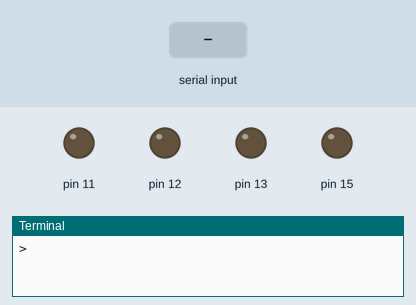
This program was run on a simulated Raspberry Pi (header pin numbers). Shown: output pins drawn as LEDs (lit = HIGH), the last lines printed to the terminal. The test bench sets the inputs (shaded band). The clock reads 2024-03-15 10:24:30 at power-on unless the program sets it.

Above: at 1.2 s.
1.3 s: "5" typed at the terminal
At 2.2 s:
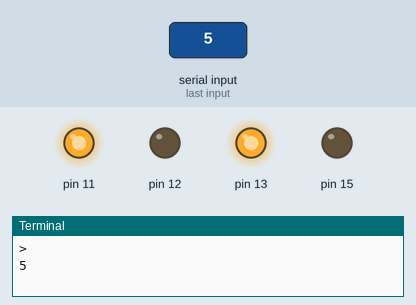
2.8 s: "90" typed at the terminal
At 3.4 s:
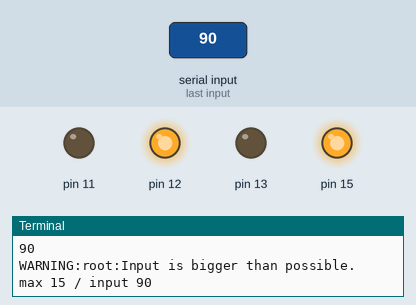
4.3 s: "200" typed at the terminal
At 5.5 s:
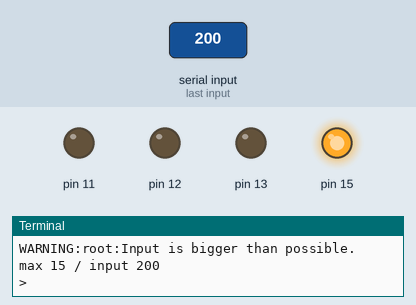
5.8 s: "1" typed at the terminal
At 6.9 s:
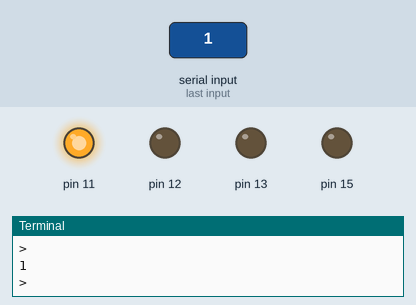
7.3 s: "0" typed at the terminal
At 8.0 s:
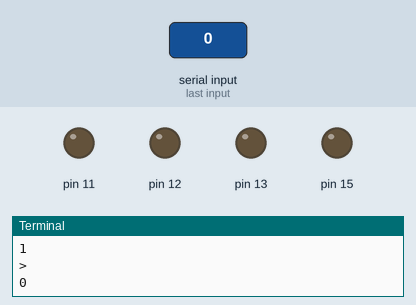
Timing chart, 0 to 9.8 s (numbered marks = the images above; inputs shaded):
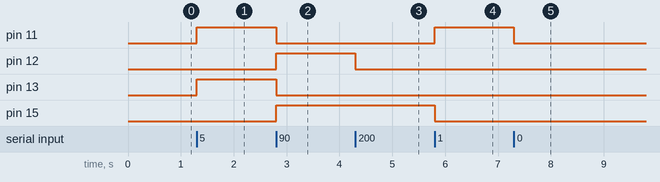

Measured:
- after the input at 1.3 s, pin 11, pin 13: LOW → HIGH at once
- after the input at 2.8 s, pin 11, pin 13: HIGH → LOW at once; pin 12, pin 15: LOW → HIGH at once
- after the input at 4.3 s, pin 12: HIGH → LOW at once
- after the input at 5.8 s, pin 11: LOW → HIGH at once; pin 15: HIGH → LOW at once
- after the input at 7.3 s, pin 11: HIGH → LOW at once

The program:

led-display.py
```python
# coding=utf-8
import logging
import sys
import time
from RPi import GPIO

__author__ = 'Xezz'
__version__ = '0.1'
__test__ = True


def main():
    value_to_led = [11, 12, 13, 15]
    display = LedDisplay(value_to_led)
    #GPIO.setmode(GPIO.BOARD)
    while True:
        try:
            compare = raw_input('> ')
            try:
                compare = int(compare)
                display.lightLEDs(compare)
            except ValueError as e:
                print e.message
                sys.exit(1)
            time.sleep(1)
        except (KeyboardInterrupt, SystemExit):
            display.lightLEDs(0)
            GPIO.cleanup()
            break

class LedDisplay(object):
    def __init__(self, LEDs):
        super(LedDisplay, self).__init__()
        self.leds = {}
        # fill the dict with the values of the list
        # the keys are 2**x aka 1,2,4....
        if isinstance(LEDs, list):
            for x in range(len(LEDs)):
                self.leds[2**x] = LEDs[x]
        self.max_value = 2**len(LEDs) - 1
        self.initializePins()

    def initializePins(self):
        GPIO.setmode(GPIO.BOARD)
        for v in self.leds.itervalues():
            GPIO.setup(v, GPIO.OUT)

    def lightLEDs(self, *args):
        for num in args:
            if isinstance(num, int) and 0 <= num:
                if num > self.max_value:
                    logging.warn('Input is bigger than possible. max {} / input {}'.format(self.max_value, num))
                for k, v in self.leds.iteritems():
                    # binary AND, turn on all LED's that fit the bitmask
                    # and turn of those that do not fit the bitmask
                    GPIO.output(v, num & k > 0)

if __name__ == "__main__":
    # FIXME: Logger not working yet
    GPIO.debug = __test__
    main()
```
